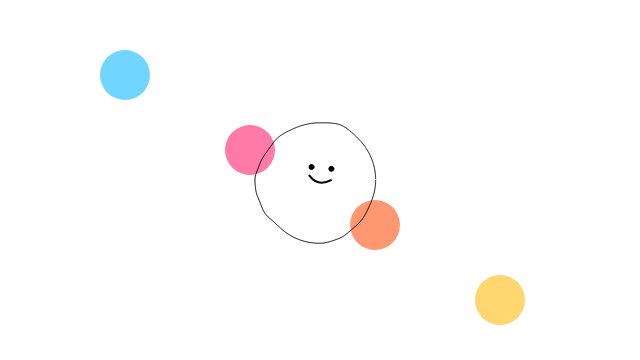
Frame 1 (no input)
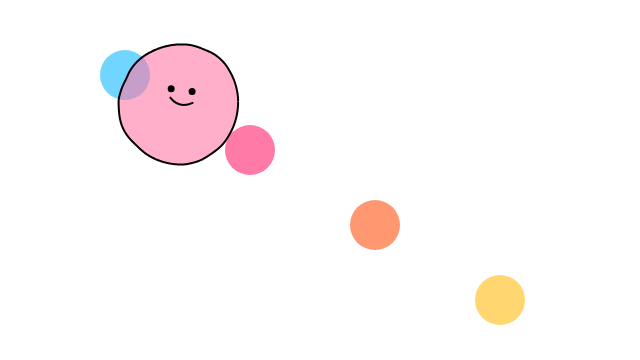
Frame 60 (no input)
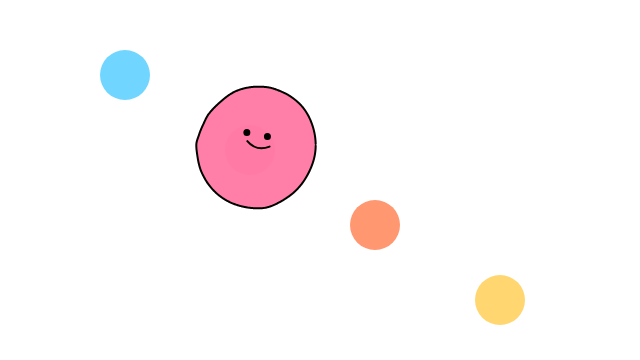
Frame 120 (the mouse pressed at the canvas centre since frame 60)

The p5.js sketch that drew these frames (run headless with seeded random() and noise() and a simulated clock; from frame 60 on, the mouse is pressed at the canvas centre):

// p5.js sketch
// ── sketch.js
var t = 0;
var vehicle;
// const palette = ["#70d6ff" ,"#ff70a6", "#ff9770", "#ffd670", "#e9ff70", "#00FF00"];
const colorR = [112, 255, 255, 255];
const colorG = [214, 122, 151, 214];
const colorB = [255, 166, 112, 112];

function setup() {
  createCanvas(640, 360);
  // Create the vehicle
  vehicle = new Vehicle(320, 180);
  vehicle.setDetails();
}

function draw() {
  background(255);

  // 背景を透かす
  noStroke();
  for (let i = 0; i < 4; i++) {
    myColor = color(colorR[i], colorG[i], colorB[i]);
    fill(myColor);
    x = 250 * ((i+1)/2);
    y = 150 * ((i+1)/2);
    ellipse(x, y, 50, 50);
    // console.log(x,y);
  }

  // Arrive at the target
  var target = createVector(mouseX, mouseY);
  vehicle.arrive(target);

  // Update and display
  vehicle.update();
  stroke(0.1);
  vehicle.display(0.7, t);
  t += 0.005;

  vehicle.changeAlpha();
  vehicle.changeColor();
}

// ── vehicle.js
// Reference
// By Roni Kaufman
// https://openprocessing.org/sketch/744859

function Vehicle(x, y, m) {
  this.pos = createVector(x, y);
  this.vel = createVector(0, 0);
  this.acc = createVector(0, 0);
  this.maxspeed = 3.0;
  this.maxforce = 0.2;
  this.color = color(255, 255, 255, 0);

  let step = 0.01;
  let size = 100;

  this.nodes = 0;
  this.radiusDist = [];

  this.nowColorPos = createVector(0,0);

  this.alpha = 0;
  this.selectColor = 0;

  this.setDetails = function() {
    this.nodes = floor((2 * PI) / step);

    this.radiusDist.length = this.nodes;
    this.radiusDist.fill(size);
  }

  this.changeAlpha = function() {
    var p = p5.Vector.sub(this.nowColorPos,this.pos)
    // distance = sqrt(p.x**2+p.y**2);
    var distance = p.mag();
    // console.log(distance);
    if (distance <= 200) {
      this.alpha = map(Math.floor(distance), 0, 200, 255, 0);
    } else {
      this.alpha = 0;
    }
  }

  this.changeColor = function() {
    // console.log(this.alpha);
    if (this.pos.x >= 100 && this.pos.x <= 150 && this.pos.y>= 50 && this.pos.y <= 100) {
      this.selectColor = 0;
      this.nowColorPos.set(125, 75);
    } else if (this.pos.x >= 225 && this.pos.x <= 275 && this.pos.y>= 125 && this.pos.y <= 175) {
      this.selectColor = 1;
      this.nowColorPos.set(250, 150);
    } else if (this.pos.x >= 350 && this.pos.x <= 400 && this.pos.y>= 200 && this.pos.y <= 250) {
      this.selectColor = 2;
      this.nowColorPos.set(375, 225);
    } else if (this.pos.x >= 475 && this.pos.x <= 525 && this.pos.y>= 275 && this.pos.y <= 325) {
      this.selectColor = 3;
      this.nowColorPos.set(500, 300);
    }
    this.color = color(colorR[this.selectColor], colorG[this.selectColor], colorB[this.selectColor], this.alpha);
  }



  this.display = function(k, t) {
    // 輪郭
    beginShape();
    fill(this.color);
    for (let i = 0; i < this.nodes; i++) {
      let theta = i * step;
      let r1, r2;
      if (theta < PI / 2) {
        r1 = cos(theta);
        r2 = 1;
      } else if (theta < PI) {
        r1 = 0;
        r2 = sin(theta);
      } else if (theta < 3 * PI / 2) {
        r1 = sin(theta);
        r2 = 0;
      } else {
        r1 = 1;
        r2 = cos(theta);
      }
      let r = this.radiusDist[i]/2 + noise(k * r1, k * r2, t) * (2/3) * this.radiusDist[i]/3;
      let x = this.pos.x + r * cos(theta);
      let y = this.pos.y + r * sin(theta);
      curveVertex(x, y);
    }
    endShape();

    // eyes
    fill(0);
    ellipse(this.pos.x - 15 + 10*noise(t), this.pos.y - 17 + 10*noise(t+1), 5, 5);
    ellipse(this.pos.x + 5 + 10*noise(t+2), this.pos.y - 14 + 10*noise(t+3), 5, 5);

    // mouth
    stroke(0);
    noFill();
    strokeWeight(2);
    beginShape();
    vertex(this.pos.x - 16 + 10*noise(t+4), this.pos.y - 8 + 10*noise(t+5));
    quadraticVertex(this.pos.x - 5 + 10*noise(t+6),
                    this.pos.y + 3 + 10*noise(t+7),
                    this.pos.x + 8 + 10*noise(t+8),
                    this.pos.y - 5 + 10*noise(t+9));
    endShape();
    noStroke();
  }

  this.applyForce = function(force) {
    this.acc.add(force);
  }

  this.arrive = function(target) {

    var desired = p5.Vector.sub(target, this.pos);

    // desired.setMag(this.maxspeed);

    // The arrive behavior!
    var d = desired.mag();

    if (d < 100) {
      // Map the desired magnitude according to distance
      var m = map(d, 0, 100, 0, this.maxspeed);
      desired.setMag(m);
    } else {
      desired.setMag(this.maxspeed);
    }


    var steering = p5.Vector.sub(desired, this.vel);
    steering.limit(this.maxforce);

    this.applyForce(steering);

  }

  this.update = function() {
    this.vel.add(this.acc);
    this.vel.limit(this.maxspeed);
    this.pos.add(this.vel);
    this.acc.set(0, 0);

  }
}
